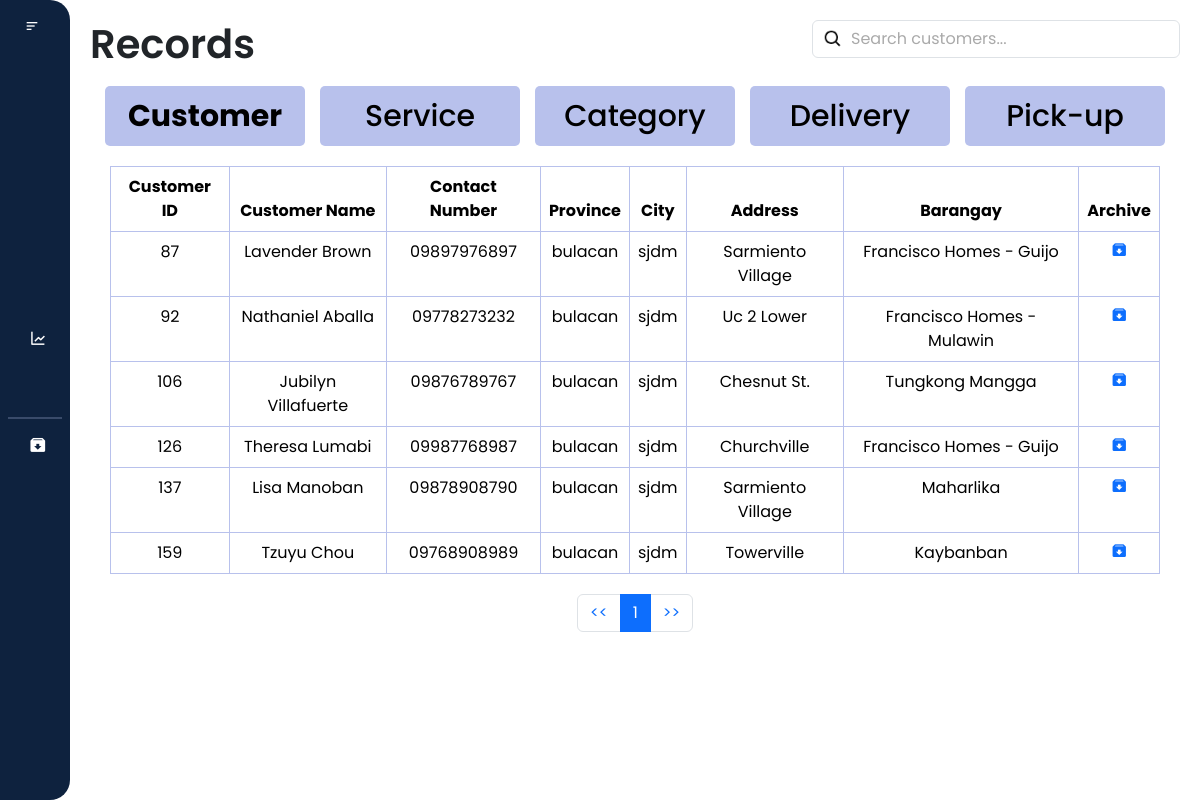
Screenshot of /laundry_system/records/customer.php (signed in) with the database file from the repository.
### tables this page shows
CREATE TABLE `customer` (
  `customer_id` int(11) NOT NULL,
  `customer_name` varchar(255) NOT NULL,
  `contact_number` varchar(20) NOT NULL,
  `province` varchar(255) NOT NULL,
  `city` varchar(255) NOT NULL,
  `address` varchar(255) NOT NULL,
  `brgy` varchar(255) NOT NULL
);

### laundry_system/records/customer.php (the view, shortened to what this page needs)
<?php
require '../database.php';
$user_role = $_SESSION['user_role'];
?>
<!DOCTYPE html>
<html lang="en">
<head>
    <link href="https://cdn.jsdelivr.net/npm/bootstrap@5.3.3/dist/css/bootstrap.min.css" rel="stylesheet"
>
    <link href="https://cdn.lineicons.com/4.0/lineicons.css" rel="stylesheet" />
    <link href='https://unpkg.com/boxicons@2.1.4/css/boxicons.min.css' rel='stylesheet'>
    <link rel="stylesheet" href="customer.css">
</head>
<body>
    <div class="wrapper">
        <aside id="sidebar">
            <div class="d-flex">
                <button id="toggle-btn" type="button">
                    <i class="bx bx-menu-alt-left"></i>
                </button>
            </div>
            <ul class="sidebar-nav">
                <li class="sidebar-item">
                <a href="/laundry_system/dashboard/dashboard.php" class="sidebar-link"
                            data-bs-toggle="tooltip"
                            data-bs-placement="right"
                            data-bs-title="Dashboard">
                        </a>
                </li>
                <li class="sidebar-item">
                <a href="/laundry_system/profile/profile.php" class="sidebar-link"
                            data-bs-toggle="tooltip"
                            data-bs-placement="right"
                            data-bs-title="Profile">
                        </a>
                </li>
                <?php if ($user_role === 'admin') : ?>
                    <li class="sidebar-item">
                    <a href="/laundry_system/users/users.php" class="sidebar-link"
                            data-bs-toggle="tooltip"
                            data-bs-placement="right"
                            data-bs-title="Users">
                        </a>
                    </li>
                    <li class="sidebar-item">
                        <a href="#" class="sidebar-link has-dropdown collapsed" data-bs-toggle="collapse"
                            data-bs-target="#records" aria-expanded="false" aria-controls="records">
                        </a>
                    </li>
                <?php endif; ?>
                <li class="sidebar-item">
                <a href="/laundry_system/transaction/transaction.php" class="sidebar-link"
                            data-bs-toggle="tooltip"
                            data-bs-placement="right"
                            data-bs-title="Transactions">
                        </a>
                </li>
                <li class="sidebar-item">
                <a href="/laundry_system/sales_report/report.php" class="sidebar-link"
                            data-bs-toggle="tooltip"
                            data-bs-placement="right"
                            data-bs-title="Sales Report">
                            <i class='bx bx-line-chart'></i>
                        </a>
                </li>
                <?php if ($user_role === 'admin') : ?>
                    <li class="sidebar-item">
                        <a href="/laundry_system/settings/setting.php" class="sidebar-link">
                        </a>
                    </li>
                    <hr style="border: 1px solid #b8c1ec; margin: 8px">
                    <li class="sidebar-item">
                        <a href="#" class="sidebar-link has-dropdown collapsed" data-bs-toggle="collapse"
                        data-bs-target="#archived" aria-expanded="false" aria-controls="archived">
                            <i class='bx bxs-archive-in'></i>
                        </a>
                    </li>
                <?php endif; ?>
            </ul>
            <div class="sidebar-footer">
                <a href="javascript:void(0)" class="sidebar-link" id="btn_logout"
                    data-bs-toggle="tooltip"
                    data-bs-placement="right"
                    data-bs-title="Logout">
                </a>
            </div>
        </aside>
        <div class="main-content">
            <nav>
                <div class="d-flex justify-content-between" id="navbar">
                    <h1>Records</h1>
                    <div class="search_bar" m-1>
                        <input class="form-control" type="text" id="filter_customer" placeholder="Search customers...">
                    </div>
                </div>
            </nav>
            <div class="buttons">
                <div class="customer_button">
                   <a href="customer.php" class="button" id="customerBtn"><b>Customer</b></a>
                </div>
                <div class="service_button">
                    <a href="service.php" class="button" id="serviceBtn">Service</a>
                </div>
                <div class="category_button">
                    <a href="category.php" class="button" id="categoryBtn">Category</a>
                </div>
                <div class="delivery_button">
                    <a href="delivery.php" class="button" id="deliveryBtn">Delivery</a>
                </div>
                <div class="pickup_button">
                    <a href="pickup.php" class="button" id="pickupBtn">Pick-up</a>
                </div>
            </div>
            <div class="table-responsive">
                <table class="table table-bordered text-center">
                    <thead>
                        <tr class="bg-dark text-white">
                            <th>Customer ID</th>
                            <th>Customer Name</th>
                            <th>Contact Number</th>
                            <th>Province</th>
                            <th>City</th>
                            <th>Address</th>
                            <th>Barangay</th>
                            <th>Archive</th>
                        </tr>
                    </thead>
                    <tbody id = "customer_table">
                       <?php
                        $query = "SELECT * FROM customer";
                        $result = mysqli_query($conn, $query);
                        if ($result && $result->num_rows > 0) {
                            while ($row = mysqli_fetch_assoc($result)) {
                        ?>
                            <tr>
                                <td><?php echo $row['customer_id']; ?></td>
                                <td><?php echo $row['customer_name']; ?></td>
                                <td><?php echo $row['contact_number']; ?></td>
                                <td><?php echo $row['province']; ?></td>
                                <td><?php echo $row['city']; ?></td>
                                <td><?php echo $row['address']; ?></td>
                                <td><?php echo $row['brgy']; ?></td>
                                <td>
                                    <a href="javascript:void(0);" class="archive-btn"
                                        data-id="<?php echo $row['customer_id']; ?>"
                                        data-name="<?php echo $row['customer_name']; ?>"
                                        data-contact="<?php echo $row['contact_number']; ?>"
                                        data-contact="<?php echo $row['province']; ?>"
                                        data-contact="<?php echo $row['city']; ?>"
                                        data-address="<?php echo $row['address']; ?>"
                                        data-contact="<?php echo $row['brgy']; ?>">
                                        <i class='bx bxs-archive-in'></i>
                                    </a>
                                </td>
                            </tr>
                        <?php
                            }
                        } else {
                        ?>
                    <tr>
                        <td colspan="5">No customer found.</td>
                    </tr>
                    <?php
                    }
                    ?>
                    </tbody>
                </table>
            </div>
            <nav aria-label="Page navigation">
                <ul class="pagination justify-content-center" id="pagination">
                </ul>
            </nav>
        </div>
    </div>
</body>
</html>

### laundry_system/records/customer.css (style rules this page uses)
* { margin: 0; padding: 0; font-family: "Poppins", "Segoe UI"; box-sizing: border-box; }
html { scroll-behavior: smooth; }
a { text-decoration: none; }
li { list-style: none; }
h1 { font-weight: 600; font-size: 1.5 rem; }
.wrapper { display: flex; width: 100%; height: 100vh; }
#sidebar { display: flex; height: 100%; width: 70px; min-width: 70px; z-index: 1000; transition: all 0.25s ease-in-out; flex-direction: column; background-color: #0e223e; border-radius: 0 20px 20px 0; }
#toggle-btn { background-color: transparent; cursor: pointer; border: 0; padding: 1rem 1.5rem; }
#toggle-btn i { font-size: 1.5 rem; color: #fff; }
.sidebar-nav { padding: 2rem 0; flex: 1 1 auto; }
a.sidebar-link { padding: 0.625rem 1.625rem; color: #fff; display: block; font-size: 0.9rem; white-space: nowrap; border-left: 3px solid transparent; text-decoration: none; }
.sidebar-link i { font-size: 1.1rem; margin-right: 0.75rem; }
.sidebar-item { position: relative; }
.main-content { flex: 1; overflow-y: auto; padding: 20px; transition: margin-left 0.5s ease; padding-bottom: 60px; }
.buttons { display: flex; flex-direction: row; gap: 15px; flex-wrap: wrap; justify-content: center; margin-top: 10px; }
.button { display: inline-flex; align-items: center; justify-content: center; height: 60px; width: 200px; padding: 10px 20px; background-color: #b8c1ec; color: #000; text-align: center; text-decoration: none; border-radius: 5px; font-size: 30px; font-weight: 500; margin: 0; gap: 10px; }
.table-responsive { padding: 20px; }
.table { width: 100%; border-collapse: collapse; border: #b8c1ec; margin: 0; }
th, td { border: 1px solid #b8c1ec; padding: 8px; text-align: center; }
.search_bar { position: relative; }
.search_bar .form-control { padding-left: 38px; }
.search_bar .form-control::placeholder { color: #aaa; }
.search_bar .form-control { background-image: url('/laundry_system/images/search.png'); background-repeat: no-repeat; background-position: 10px center; background-size: 20px 20px; }

### rows the page displays
customer: customer_id "87", customer_name "Lavender Brown", contact_number "09897976897", province "bulacan", city "sjdm", address "Sarmiento Village", brgy "Francisco Homes - Guijo"
customer: customer_id "92", customer_name "Nathaniel Aballa", contact_number "09778273232", province "bulacan", city "sjdm", address "Uc 2 Lower", brgy "Francisco Homes - Mulawin"
customer: customer_id "106", customer_name "Jubilyn Villafuerte", contact_number "09876789767", province "bulacan", city "sjdm", address "Chesnut St.", brgy "Tungkong Mangga"
customer: customer_id "126", customer_name "Theresa Lumabi", contact_number "09987768987", province "bulacan", city "sjdm", address "Churchville", brgy "Francisco Homes - Guijo"
customer: customer_id "137", customer_name "Lisa Manoban", contact_number "09878908790", province "bulacan", city "sjdm", address "Sarmiento Village", brgy "Maharlika"
customer: customer_id "159", customer_name "Tzuyu Chou", contact_number "09768908989", province "bulacan", city "sjdm", address "Towerville", brgy "Kaybanban"
